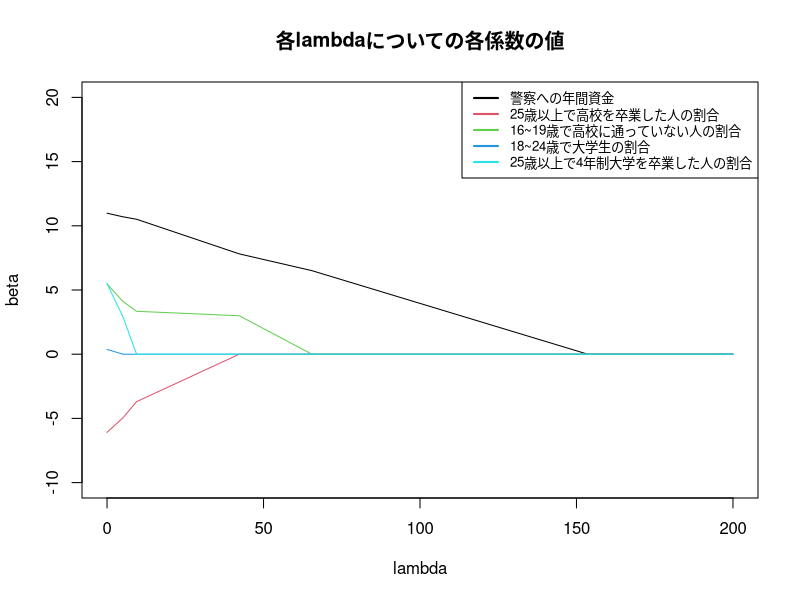

This figure's R source:
# Clear Working Memory
rm(list = ls())

# Function for determining formula type
soft_th <- function(lambda, x) {
  # xの絶対値がlambdaの絶対値よりも小さいときは、0を返す。
  # xの絶対値がlambdaの絶対値よりも大きいときは、
  # 二者の絶対値の差に「xの元々の符号」を付けて返す。
  return(sign(x) * pmax(abs(x) - lambda, 0))
}

# Function for centralization
centralize <- function(X, y, standardize = TRUE) {
  X <- as.matrix(X)
  n <- nrow(X)
  p <- ncol(X)
  X_bar <- array(dim = p)
  X_sd <- array(dim = p)
  
  for (j in 1:p) {
    X_bar[j] <- mean(X[, j])
    X[, j] <- (X[, j] - X_bar[j])
    X_sd[j] <- sqrt(var(X[, j]))
    
    if (standardize == TRUE) {
      X[, j] <- X[, j] / X_sd[j]
    }
  }
  
  if (class(y) == "matrix") { # in case y is matrix
    K <- ncol(y)
    y_bar <- array(dim = K)
    
    for (k in 1:K) {
      y_bar[k] <- mean(y[, k])
      y[, k] <- y[, k] - y_bar[k]
    }
  } else { # in case y is vector
    y_bar <- mean(y)
    y <- y - y_bar
  }
  
  return(list(X = X, y = y, X_bar = X_bar, X_sd = X_sd, y_bar = y_bar))
}

# Function for linear Lasso
linear_lasso <- function(X, y, lambda = 0, beta = rep(0, ncol(X))) {
  n <- nrow(X)
  p <- ncol(X)
  
  res <- centralize(X, y) # X, yを中心化
  X <- res$X
  y <- res$y
  
  eps <- 1 # betaの収束判定用変数を1で初期化する。
  beta_old <- beta # beta_oldを引数betaで初期化する。
  
  # Lassoのコアルーチン
  while (eps > 0.001) {
    for (j in 1:p) {
      r <- y - as.matrix(X[, -j]) %*% beta[-j]
      beta[j] <- soft_th(lambda, sum(r * X[, j]) / n) / (sum(X[, j] * X[, j]) / n)
    }
    eps <- max(abs(beta - beta_old))
    print(eps)
    beta_old <- beta
  }
  
  beta <- beta / res$X_sd # betaを正規化する前の値に戻す。
  beta_0 <- res$y_bar - sum(res$X_bar * beta) # Lassoの切片beta_0
  
  return(list(beta = beta, beta_0 = beta_0))
}

# Main routine

df <- read.table("crime.txt")
X <- df[, 3:7]
y <- df[, 1]

p <- ncol(X)
lambda_seq <- seq(0, 200, 0.1)

plot(lambda_seq, 
     xlim = c(0, 200),
     ylim = c(-10, 20), 
     xlab = "lambda",
     ylab = "beta", 
     main = "各lambdaについての各係数の値",
     type = "n",
     col = "red")

r <- length(lambda_seq)
coef_seq <- array(dim = c(r, p)) # 各lambdaに対するbeta値を格納する配列

for (i in 1:r) {
  coef_seq[i, ] <- linear_lasso(X, y, lambda_seq[i])$beta
}

for (j in 1:p) {
  par(new = TRUE)
  lines(lambda_seq, coef_seq[, j], col = j)
}

legend("topright",
       legend = c("警察への年間資金",
                  "25歳以上で高校を卒業した人の割合",
                  "16~19歳で高校に通っていない人の割合", 
                  "18~24歳で大学生の割合", 
                  "25歳以上で4年制大学を卒業した人の割合"),
       col = 1:p,
       lwd = 2,
       cex = 0.8)
